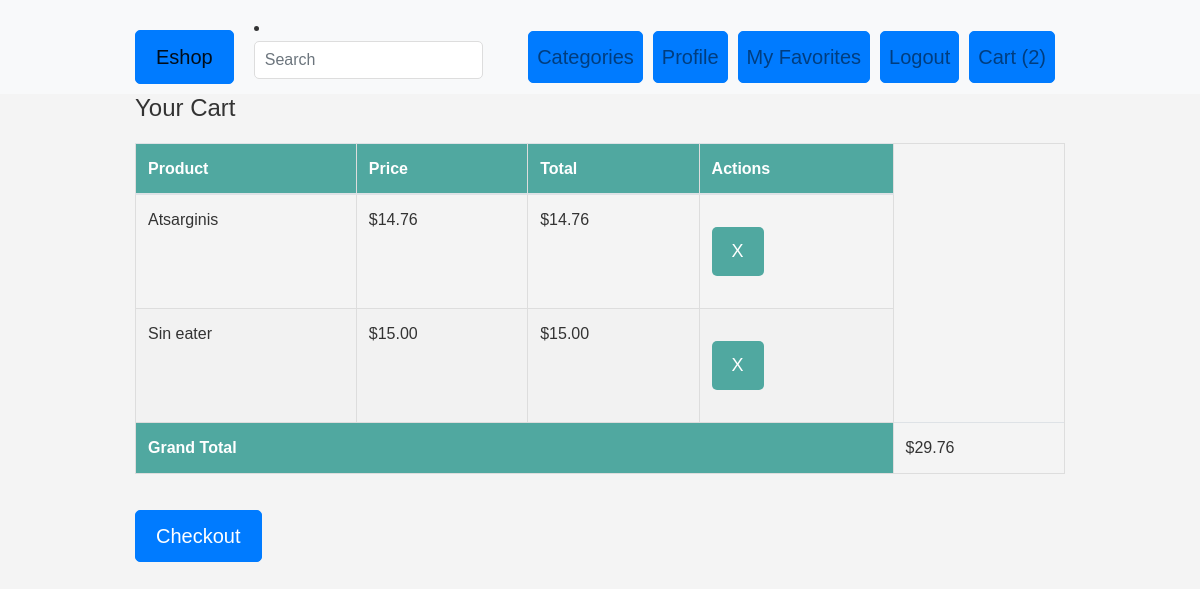
Screenshot of /cart-detail/ (signed in) with the database file from the repository.
### eshopas_app/models.py (models this page shows, shortened)
class Cart(models.Model):
    user = models.OneToOneField(User, on_delete=models.CASCADE)

class CartItem(models.Model):
    product = models.ForeignKey(Product, on_delete=models.CASCADE)
    quantity = models.PositiveIntegerField(default=1)
    created_at = models.DateTimeField(auto_now_add=True)
    cart = models.ForeignKey(Cart, on_delete=models.CASCADE, default=None)
    def total_price(self):
        return self.product.price * self.quantity

class Product(models.Model):
    product_id = models.IntegerField(default=0)
    name = models.CharField(max_length=100)
    price = models.DecimalField(max_digits=10, decimal_places=2)
    category = models.ForeignKey(Category, on_delete=models.CASCADE, default=1)
    image = models.ImageField(upload_to='product_images/', blank=True, null=True)
    thumbnail = ImageSpecField(source='image', processors=[ResizeToFill(150, 200)], format='JPEG', options={'quality': 90})
    is_featured = models.BooleanField(default=True)
    stock = models.PositiveIntegerField(default=0)
    description = models.TextField(blank=True)
    favorites = models.ManyToManyField(User, related_name='favorites', blank=True)

### eshopas_app/views.py (the view)
# urls.py: path('cart-detail/', views.cart_detail, name='cart_detail'),
@login_required
def cart_detail(request):
    user = request.user
    cart, created = Cart.objects.get_or_create(user=user)
    cart_items = CartItem.objects.filter(cart=cart)
    total_cart_value = sum(item.total_price() for item in cart_items)
    context = {
        'cart_items': cart_items,
        'total_cart_value': total_cart_value,
    }
    return render(request, 'cart_detail.html', context)

### eshopas_app/templates/cart_detail.html (shortened to what this page needs)
{% extends 'base.html' %}
{% load static %}
{% load myfilters %}
{% block content %}
    <h2>Your Cart</h2>
    <table class="table">
        <thead>
            <tr>
                <th>Product</th>
                <th>Price</th>
                <th>Total</th>
                <th>Actions</th>
            </tr>
        </thead>
        <tbody>
            {% for item in cart_items %}
                <tr>
                    <td>{{ item.product.name }}</td>
                    <td>${{ item.product.price }}</td>
                    <td>${{ item.total_price }}</td>
                    <td>
                        <form method="post" action="{% url 'remove_item' item.product.id %}">
                            <button type="submit">X</button>
                        </form>
                    </td>
                </tr>
            {% endfor %}
        </tbody>
        <tfoot>
            <tr>
                <th colspan="4">Grand Total</th>
                <td>${{ total_cart_value }}</td>
            </tr>
        </tfoot>
    </table>
    <a href="{% url 'checkout' %}" class="btn btn-primary">Checkout</a>
{% endblock %}

### eshopas_app/templates/base.html (shortened to what this page needs)
<!DOCTYPE html>
{% load static %}
{% load cart_tags %}
{% load myfilters %}
<html lang="en">
<head>
    <link rel="stylesheet" href="https://stackpath.bootstrapcdn.com/bootstrap/4.1.3/css/bootstrap.min.css">
    <link rel="stylesheet" type="text/css" href="{% static 'css/styles.css' %}">
</head>
<body>
<nav class="navbar navbar-expand-lg navbar-light bg-light">
    <div class="container">
        <a class="navbar-brand btn btn-primary" href="/">Eshop</a>
        <li>
            <form action="{% url 'search' %}" method="get" class="form-inline my-2 my-md-0">
                <input name="query" class="form-control" type="text" placeholder="Search">
            </form>
        </li>
        <div class="collapse navbar-collapse" id="navbarNavAltMarkup">
            <div class="navbar-nav ml-auto">
                <a class="nav-item nav-link btn btn-primary" href="/category/">Categories</a>
                {% if user.is_authenticated %}
                    <a class="nav-item nav-link btn btn-primary" href="/profile/">Profile</a>
                    <a class="nav-item nav-link btn btn-primary" href="/my-favorites/">My Favorites</a>
                    <a class="nav-item nav-link btn btn-primary" href="/logout/">Logout</a>
                    {% if request.user.cart %}
                        <a class="nav-item nav-link btn btn-primary cart-link" href="/cart-detail/">
                            Cart ({{ request.user.cart.cartitem_set.count }})
                        </a>
                    {% else %}
                        <a class="nav-item nav-link btn btn-primary cart-link" href="/cart-detail/">
                            Cart (0)
                        </a>
                    {% endif %}
                {% else %}
                    <a class="nav-item nav-link btn btn-primary" href="{% url 'login' %}">Login</a>
                    <a class="nav-item nav-link btn btn-primary" href="/register/">Register</a>
                {% endif %}
            </div>
        </div>
    </div>
</nav>
<div class="container">
    {% block content %}
    {% endblock %}
</div>
</body>
</html>

### static/css/styles.css (style rules this page uses)
body { font-family: Arial, sans-serif; line-height: 1.6; color: #333; background-color: #f4f4f4; margin: 0; padding: 0; }
.container { width: 80%; margin: auto; overflow: hidden; }
form { margin: 20px 0; }
form input[type="text"], form input[type="email"], form textarea { width: 100%; padding: 10px; border-radius: 5px; border: 1px solid #ddd; }
button { display: inline-block; color: #fff; background-color: #50a8a0; padding: 10px 20px; border: none; border-radius: 5px; cursor: pointer; text-decoration: none; }
table { width: 100%; border-collapse: collapse; margin: 20px 0; }
table, th, td { border: 1px solid #ddd; }
th, td { text-align: left; padding: 15px; }
th { background-color: #50a8a0; color: white; }
tr:nth-child(even) { background-color: #f2f2f2; }
.btn { border-radius: 5px; padding: 8px 16px; font-size: 16px; text-align: center; text-decoration: none; cursor: pointer; transition: background-color 0.3s ease; }
.btn-primary { color: #ffffff; background-color: #007bff; border-color: #007bff; }
.navbar { padding: 10px 0; }
.navbar-brand { margin-right: 20px; }
.navbar-nav .btn { margin-right: 10px; }
.cart-link { position: relative; }
h2 { font-size: 24px; }
button { font-size: 18px; padding: 10px 20px; border: none; border-radius: 5px; cursor: pointer; }
a.btn-primary { font-size: 20px; margin-top: 20px; padding: 10px 20px; text-decoration: none; background-color: #007bff; color: #fff; border-radius: 5px; }

### rows the page displays
CartItem: product.name "Atsarginis", product.price "14.76", total_price "14.76"
CartItem: product.name "Sin eater", product.price "15.00", total_price "15.00"

### other values shown
{{ request.user.cart.cartitem_set.count }} "2"
{{ total_cart_value }} "29.76"
